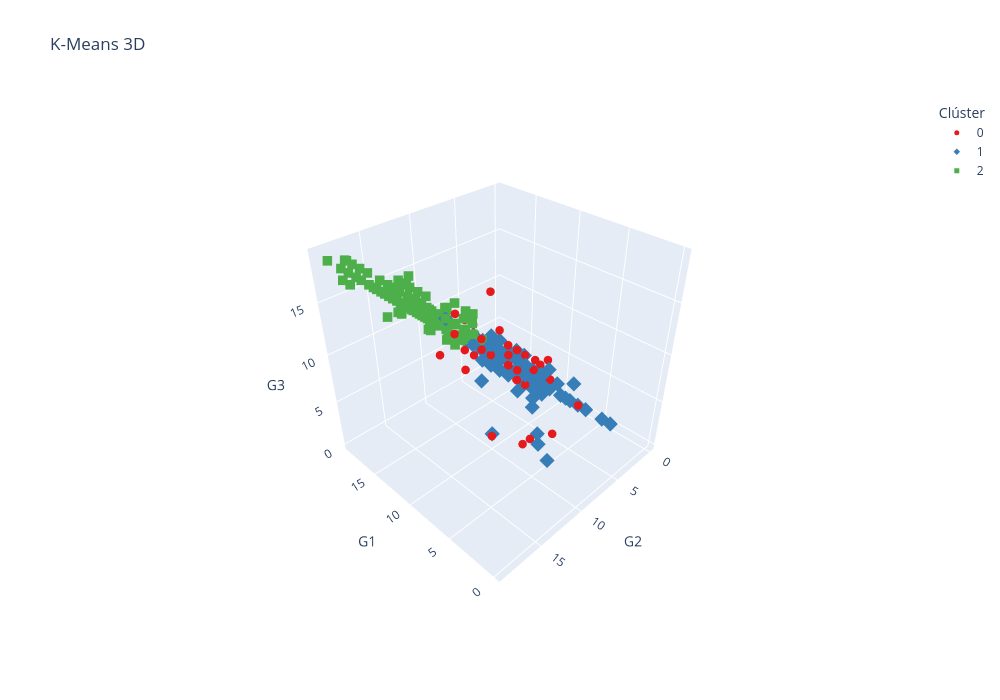

Source (notebook cell):
### Markdown cell above
Se entrena el modelo K-Means con `K=3` y se visualizan los resultados en un espacio 3D con las variables `G1`, `G2` y `G3`:

### Code cell
kmeans = KMeans(n_clusters=3, n_init=10, random_state=random_state)
clusters = kmeans.fit_predict(k_scaled)

k_df["cluster"] = clusters.astype(str)

fig = px.scatter_3d(
    k_df,
    x="G1",
    y="G2",
    z="G3",
    color="cluster",
    title="K-Means 3D",
    symbol="cluster",
    category_orders={"cluster": ["0", "1", "2"]},
    color_discrete_sequence=px.colors.qualitative.Set1,
)

fig.update_layout(
    legend_title_text="Clúster",
    hovermode="closest",
    width=1000,
    height=700,
    scene_camera=dict(eye=dict(x=-1.5, y=1.5, z=1.5)),
)
fig.update_traces(marker=dict(size=5))
fig.show()

### Figure 1 — Plotly figure (JSON) as saved in the notebook; plotly's stock layout.template omitted (floating-point values rounded to 4 significant figures; data arrays with more than 128 entries replaced by an {"elided": "..."} marker saying what was removed)
{"data": [{"hovertemplate": "cluster=0<br>G1=%{x}<br>G2=%{y}<br>G3=%{z}<extra></extra>", "legendgroup": "0", "marker": {"color": "rgb(228,26,28)", "size": 5, "symbol": "circle"}, "mode": "markers", "name": "0", "scene": "scene", "showlegend": true, "type": "scatter3d", "x": {"elided": "293 int values"}, "y": {"elided": "293 int values"}, "z": {"elided": "293 int values"}}, {"hovertemplate": "cluster=1<br>G1=%{x}<br>G2=%{y}<br>G3=%{z}<extra></extra>", "legendgroup": "1", "marker": {"color": "rgb(55,126,184)", "size": 5, "symbol": "diamond"}, "mode": "markers", "name": "1", "scene": "scene", "showlegend": true, "type": "scatter3d", "x": [8, 9, 9, 10, 10, 11, 9, 11, 11, 9, 11, 9, 8, 7, 9, 8, 8, 9, 10, 8, 7, 12, 8, 11, 7, 7, 7, 11, 9, 10, 8, 8, 12, 9, 10, 10, 8, 10, 9, 9, 10, 6, 6, 10, 7, 8, 7, 9, 9, 9, 9, 9, 7, 7, 7, 8, 9, 8, 6, 5, 9, 9, 10, 7, 8, 7, 9, 4, 6, 4, 8, 5, 8, 9, 6, 6, 8, 8, 7, 9, 12, 5, 9, 5, 11, 8, 9, 5, 7], "y": [8, 9, 10, 9, 10, 10, 9, 9, 9, 8, 10, 8, 8, 6, 8, 8, 7, 10, 9, 7, 8, 11, 7, 9, 8, 8, 8, 10, 10, 12, 8, 9, 9, 8, 10, 10, 8, 11, 11, 10, 11, 8, 6, 9, 0, 10, 7, 9, 9, 10, 10, 10, 7, 9, 9, 9, 11, 9, 7, 6, 9, 9, 11, 9, 13, 0, 7, 0, 11, 8, 9, 5, 11, 10, 8, 8, 6, 7, 8, 0, 13, 0, 10, 0, 11, 0, 10, 8, 7], "z": [7, 10, 11, 8, 10, 10, 8, 0, 11, 10, 11, 10, 9, 8, 8, 8, 8, 11, 10, 7, 8, 11, 8, 10, 5, 7, 6, 11, 10, 12, 9, 10, 10, 10, 11, 11, 9, 11, 12, 10, 11, 9, 7, 11, 0, 9, 8, 10, 10, 11, 9, 11, 8, 10, 9, 10, 10, 9, 7, 6, 8, 10, 10, 10, 10, 0, 9, 0, 9, 8, 9, 7, 10, 9, 8, 7, 0, 8, 7, 0, 14, 0, 10, 0, 12, 0, 10, 0, 0]}, {"hovertemplate": "cluster=2<br>G1=%{x}<br>G2=%{y}<br>G3=%{z}<extra></extra>", "legendgroup": "2", "marker": {"color": "rgb(77,175,74)", "size": 5, "symbol": "square"}, "mode": "markers", "name": "2", "scene": "scene", "showlegend": true, "type": "scatter3d", "x": {"elided": "267 int values"}, "y": {"elided": "267 int values"}, "z": {"elided": "267 int values"}}], "layout": {"height": 700, "hovermode": "closest", "legend": {"title": {"text": "Clúster"}, "tracegroupgap": 0}, "scene": {"camera": {"eye": {"x": -1.5, "y": 1.5, "z": 1.5}}, "domain": {"x": [0, 1], "y": [0, 1]}, "xaxis": {"title": {"text": "G1"}}, "yaxis": {"title": {"text": "G2"}}, "zaxis": {"title": {"text": "G3"}}}, "title": {"text": "K-Means 3D"}, "width": 1000}}
